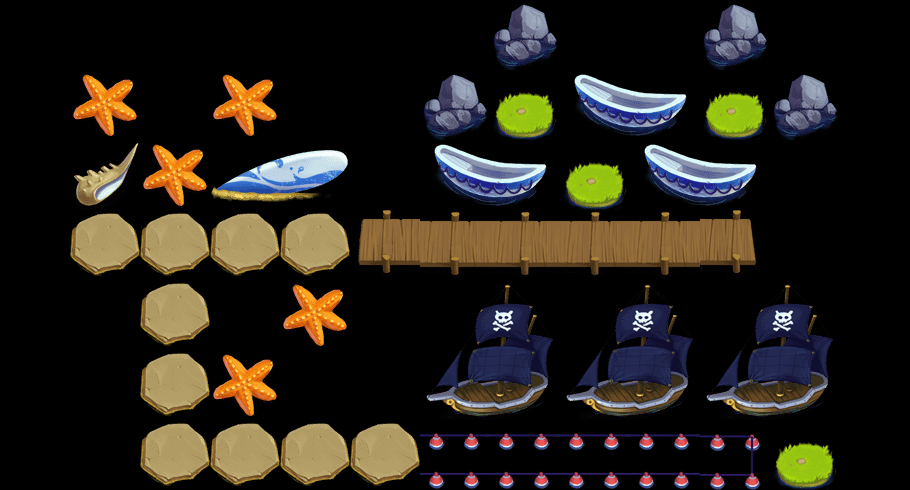

A 2D game scene composited from a Tiled map and its tileset images. What follows is a short description and the map's XML, with each tile layer's data collapsed to a summary:
An orthogonal 13x7 tile map with 70x70 px tiles, 2 tile layers (content, things) and 48 objects (38x water, 4x waterTowerSeat, way1_0, way1_1, way2_0, ...).

<map version="1.0" orientation="orthogonal" width="13" height="7" tilewidth="70" tileheight="70">
 <tileset firstgid="1" name="theme1Tiles" tilewidth="70" tileheight="70" spacing="2" margin="2">
  <image source="theme4Tiles.png" width="512" height="512" />
  <tile id="3">
   <properties>
    <property name="thingIdx" value="309" />
   </properties>
  </tile>
  <tile id="5">
   <properties>
    <property name="thingIdx" value="310" />
   </properties>
  </tile>
  <tile id="7">
   <properties>
    <property name="thingIdx" value="405" />
   </properties>
  </tile>
  <tile id="9">
   <properties>
    <property name="thingIdx" value="201" />
   </properties>
  </tile>
  <tile id="10">
   <properties>
    <property name="thingIdx" value="308" />
   </properties>
  </tile>
  <tile id="12">
   <properties>
    <property name="thingIdx" value="121" />
   </properties>
  </tile>
  <tile id="13">
   <properties>
    <property name="thingIdx" value="122" />
   </properties>
  </tile>
  <tile id="15">
   <properties>
    <property name="thingIdx" value="120" />
   </properties>
  </tile>
  <tile id="16">
   <properties>
    <property name="thingIdx" value="123" />
   </properties>
  </tile>
  <tile id="17">
   <properties>
    <property name="thingIdx" value="101" />
   </properties>
  </tile>
  <tile id="19">
   <properties>
    <property name="way" value="1" />
   </properties>
  </tile>
  <tile id="20">
   <properties>
    <property name="way" value="1" />
   </properties>
  </tile>
  <tile id="21">
   <properties>
    <property name="way" value="1" />
   </properties>
  </tile>
  <tile id="22">
   <properties>
    <property name="way" value="1" />
   </properties>
  </tile>
  <tile id="23">
   <properties>
    <property name="way" value="1" />
   </properties>
  </tile>
  <tile id="24">
   <properties>
    <property name="way" value="1" />
   </properties>
  </tile>
  <tile id="25">
   <properties>
    <property name="way" value="1" />
   </properties>
  </tile>
  <tile id="26">
   <properties>
    <property name="way" value="1" />
   </properties>
  </tile>
  <tile id="27">
   <properties>
    <property name="way" value="1" />
   </properties>
  </tile>
  <tile id="28">
   <properties>
    <property name="way" value="1" />
   </properties>
  </tile>
  <tile id="29">
   <properties>
    <property name="way" value="1" />
   </properties>
  </tile>
  <tile id="30">
   <properties>
    <property name="way" value="1" />
   </properties>
  </tile>
  <tile id="31">
   <properties>
    <property name="way" value="1" />
   </properties>
  </tile>
  <tile id="32">
   <properties>
    <property name="way" value="1" />
   </properties>
  </tile>
  <tile id="33">
   <properties>
    <property name="way" value="1" />
   </properties>
  </tile>
  <tile id="34">
   <properties>
    <property name="way" value="1" />
   </properties>
  </tile>
  <tile id="35">
   <properties>
    <property name="way" value="1" />
   </properties>
  </tile>
  <tile id="36">
   <properties>
    <property name="way" value="1" />
   </properties>
  </tile>
  <tile id="37">
   <properties>
    <property name="way" value="1" />
   </properties>
  </tile>
  <tile id="38">
   <properties>
    <property name="way" value="1" />
   </properties>
  </tile>
  <tile id="39">
   <properties>
    <property name="way" value="1" />
   </properties>
  </tile>
  <tile id="40">
   <properties>
    <property name="way" value="1" />
   </properties>
  </tile>
  <tile id="41">
   <properties>
    <property name="way" value="1" />
   </properties>
  </tile>
  <tile id="42">
   <properties>
    <property name="way" value="1" />
   </properties>
  </tile>
  <tile id="43">
   <properties>
    <property name="way" value="1" />
   </properties>
  </tile>
  <tile id="44">
   <properties>
    <property name="way" value="1" />
   </properties>
  </tile>
  <tile id="45">
   <properties>
    <property name="way" value="1" />
   </properties>
  </tile>
  <tile id="46">
   <properties>
    <property name="way" value="1" />
   </properties>
  </tile>
  <tile id="47">
   <properties>
    <property name="way" value="1" />
   </properties>
  </tile>
 </tileset>
 <layer name="content" width="13" height="7">
  <data>[91 cells, 21 non-empty, 6 distinct tile ids]</data>
 </layer>
 <layer name="things" width="13" height="7">
  <data>[91 cells, 34 non-empty, 12 distinct tile ids]</data>
 </layer>
 <objectgroup name="objs" width="13" height="7">
  <object name="water" x="378" y="29" width="24" height="22" />
  <object name="water" x="373" y="311" width="24" height="22" />
  <object name="water" x="373" y="156" width="24" height="22" />
  <object name="water" x="374" y="107" width="24" height="22" />
  <object name="water" x="375" y="377" width="24" height="22" />
  <object name="water" x="443" y="33" width="24" height="22" />
  <object name="water" x="445" y="95" width="24" height="22" />
  <object name="water" x="455" y="165" width="24" height="22" />
  <object name="water" x="515" y="172" width="24" height="22" />
  <object name="water" x="513" y="38" width="24" height="22" />
  <object name="water" x="585" y="35" width="24" height="22" />
  <object name="water" x="651" y="33" width="24" height="22" />
  <object name="water" x="717" y="26" width="24" height="22" />
  <object name="water" x="793" y="30" width="24" height="22" />
  <object name="water" x="796" y="98" width="24" height="22" />
  <object name="water" x="657" y="96" width="24" height="22" />
  <object name="water" x="591" y="100" width="24" height="22" />
  <object name="water" x="658" y="168" width="24" height="22" />
  <object name="water" x="715" y="170" width="24" height="22" />
  <object name="water" x="800" y="170" width="24" height="22" />
  <object name="water" x="797" y="237" width="24" height="22" />
  <object name="water" x="777" y="307" width="24" height="22" />
  <object name="water" x="726" y="309" width="24" height="22" />
  <object name="water" x="638" y="313" width="24" height="22" />
  <object name="water" x="580" y="309" width="24" height="22" />
  <object name="water" x="526" y="311" width="24" height="22" />
  <object name="water" x="467" y="314" width="24" height="22" />
  <object name="water" x="455" y="381" width="24" height="22" />
  <object name="water" x="525" y="383" width="24" height="22" />
  <object name="water" x="590" y="380" width="24" height="22" />
  <object name="water" x="640" y="384" width="24" height="22" />
  <object name="water" x="710" y="379" width="24" height="22" />
  <object name="water" x="779" y="377" width="24" height="22" />
  <object name="water" x="451" y="449" width="24" height="22" />
  <object name="water" x="508" y="445" width="24" height="22" />
  <object name="water" x="575" y="449" width="24" height="22" />
  <object name="water" x="655" y="447" width="24" height="22" />
  <object name="water" x="712" y="448" width="24" height="22" />
  <object name="way1_0" x="717" y="229" width="21" height="24" />
  <object name="way1_1" x="97" y="232" width="21" height="24" />
  <object name="way2_0" x="720" y="438" width="21" height="24" />
  <object name="way2_1" x="161" y="438" width="21" height="24" />
  <object name="way2_2" x="169" y="227" width="21" height="24" />
  <object name="way2_3" x="81" y="219" width="21" height="24" />
  <object name="waterTowerSeat" x="511" y="104" width="27" height="23" />
  <object name="waterTowerSeat" x="580" y="172" width="27" height="23" />
  <object name="waterTowerSeat" x="721" y="109" width="27" height="23" />
  <object name="waterTowerSeat" x="789" y="450" width="27" height="23" />
 </objectgroup>
</map>
